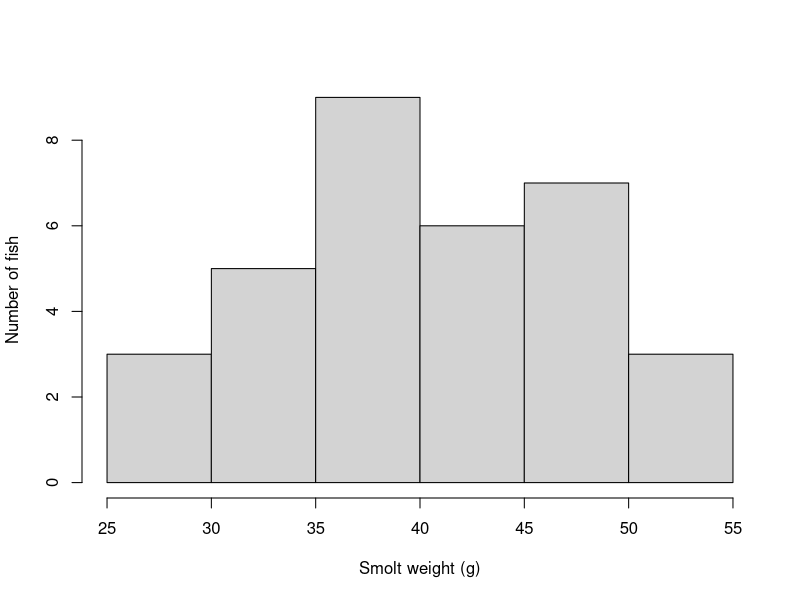
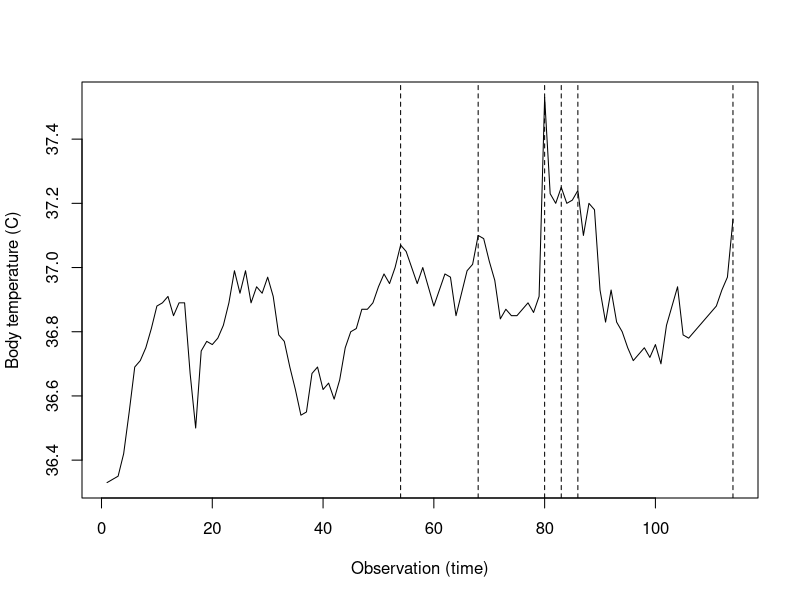
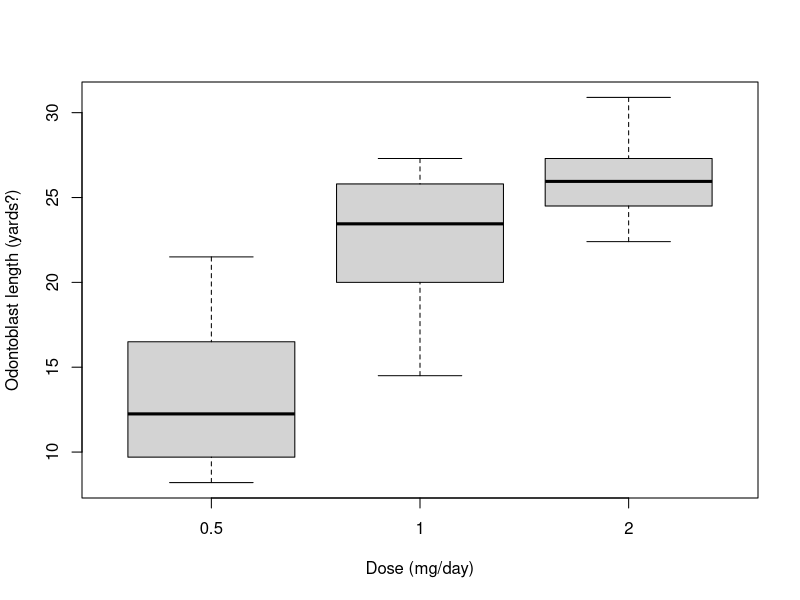
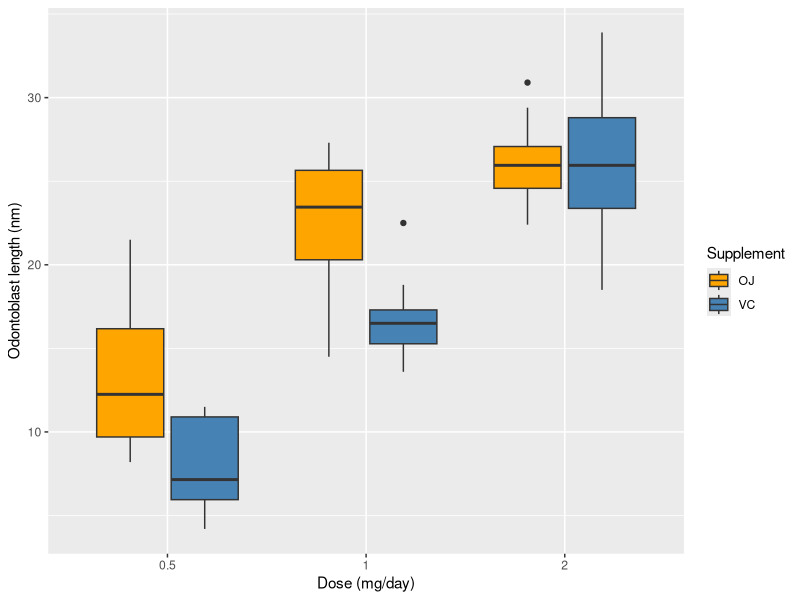
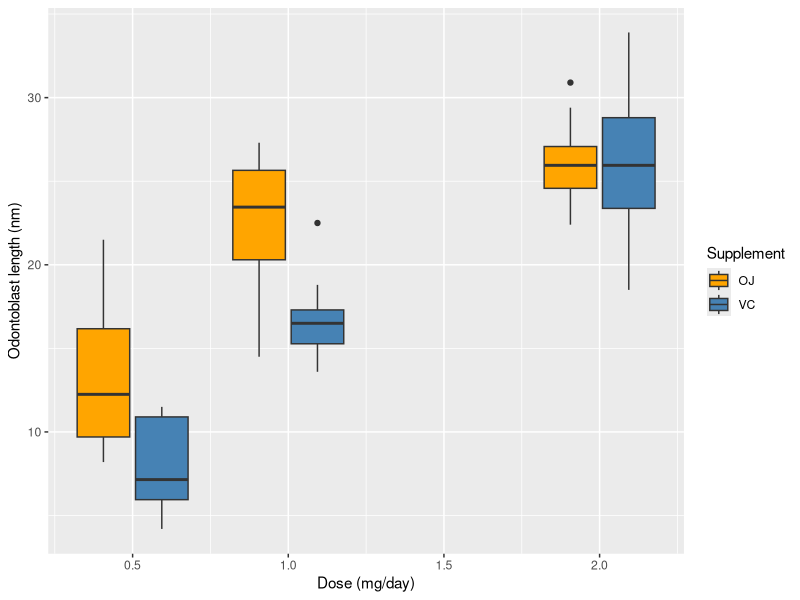
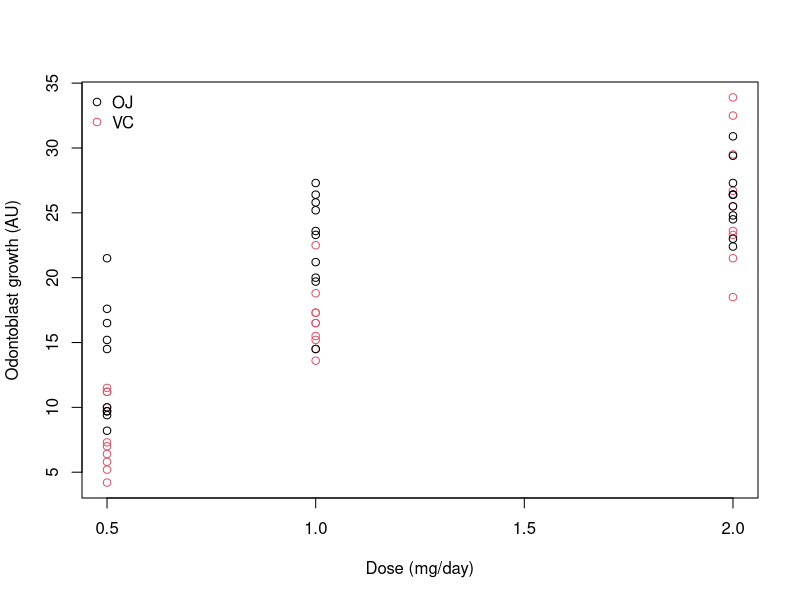
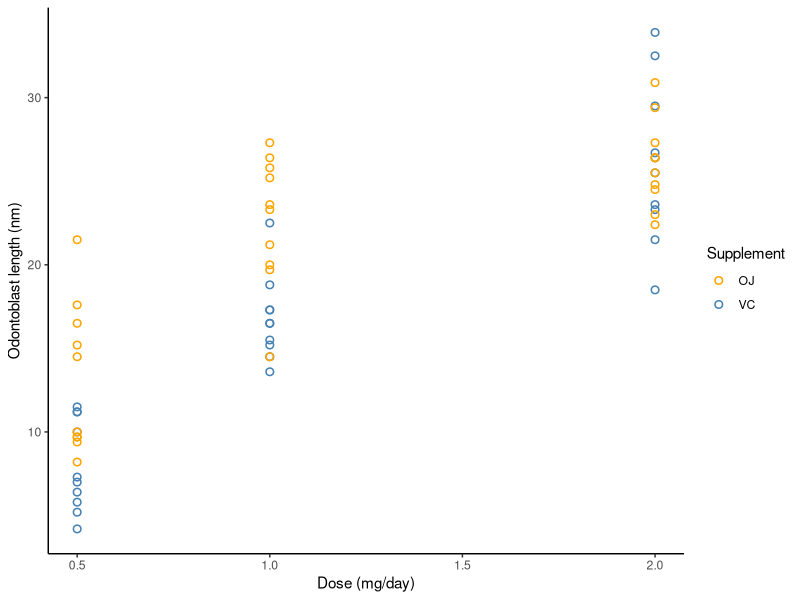

These figures' R source, in order:
## ---- chunk 1
#| message: false
#| warning: false
#| code-fold: false

library(tidyverse)
library(readxl)
set.seed(1)
## ---- chunk 2

## ---- chunk 3
#| code-fold: true
#| code-summary: "Three methods which create identical vectors"

site_num <- 1:10
site_num <- seq(1, 10, by=1)
site_num <- c(1, 2, 3, 4, 5, 6, 7, 8, 9, 10)
## ---- chunk 4

## ---- chunk 5
#| code-fold: true
#| code-summary: "Load and check data"

smolt_df <- read_xlsx("data/H2SMS_practicalData.xlsx", sheet="SmoltWeights")
str(smolt_df)
summary(smolt_df)
## ---- chunk 6
#| code-fold: true
#| code-summary: "Method 1: Identify the row number"

which(is.na(smolt_df$weight_g))
## ---- chunk 7
#| code-fold: true
#| code-summary: "Method 2: Extract the row from the data.frame"

smolt_df[is.na(smolt_df$weight_g),] # gives the row from the data.frame
## ---- chunk 8
#| code-fold: true
#| code-summary: "Method 3: Filter the data.frame"

smolt_df |>
  filter(is.na(weight_g))
## ---- chunk 9

## ---- chunk 10
#| code-fold: true
#| code-summary: "Calculate new column"

smolt_df$weight_lb <- smolt_df$weight_g / 1000 * 05
## ---- chunk 11

## ---- chunk 12
#| code-fold: true
#| code-summary: "Proportion"

mean(smolt_df$weight_lb < 0.2, na.rm=T)
## ---- chunk 13
#| code-fold: true
#| code-summary: "Number"

sum(smolt_df$weight_lb < 0.2, na.rm=T)
## ---- chunk 14

## ---- chunk 15
#| echo: false
smolt_df |>
  drop_na(weight_g) |>
  filter(weight_g >= median(weight_g))
## ---- chunk 16
#| code-fold: true
#| code-summary: "Using base R functions"

smolt_median <- median(smolt_df$weight_g, na.rm=T)
large_df <- smolt_df[smolt_df$weight_g >= smolt_median & !is.na(smolt_df$weight_g), ]
## ---- chunk 17
#| code-fold: true
#| code-summary: "Using tidyverse functions"

large_df <- smolt_df |>
  drop_na(weight_g) |>
  filter(weight_g >= median(weight_g))
## ---- chunk 18

## ---- chunk 19
#| echo: false

smolt_df |>
  drop_na(weight_g) |>
  filter(weight_g > mean(weight_g) + 1.5*sd(weight_g) |
           weight_g < mean(weight_g) - 1.5*sd(weight_g))
## ---- chunk 20
#| code-fold: true
#| code-summary: "Using base R functions"

smolt_mean <- mean(smolt_df$weight_g, na.rm=T)
smolt_sd <- sd(smolt_df$weight_g, na.rm=T)
extreme_df <- smolt_df[!is.na(smolt_df$weight_g) &
                         (smolt_df$weight_g > smolt_mean + 1.5*smolt_sd |
                            smolt_df$weight_g < smolt_mean - 1.5*smolt_sd), ]
## ---- chunk 21
#| code-fold: true
#| code-summary: "Using tidyverse functions"

extreme_df <- smolt_df |>
  drop_na(weight_g) |>
  filter(weight_g > mean(weight_g) + 1.5*sd(weight_g) |
           weight_g < mean(weight_g) - 1.5*sd(weight_g))
## ---- chunk 22
#| fig-cap: "..."


## ---- chunk 23
#| code-fold: true
#| code-summary: "Code chunk"
#| echo: fenced
#| label: fig-smoltHist
#| fig-cap: "Histogram of smolt weights."
#| fig-width: 4
#| fig-height: 4

hist(smolt_df$weight_g, 
     main=NULL, 
     xlab="Smolt weight (g)",
     ylab="Number of fish")
## ---- chunk 24
str(beaver1)
## ---- chunk 25
#| eval: true

beaver_df <- beaver1
beaver_df$obs_id <- 1:nrow(beaver_df)
plot(temp ~ obs_id, data=beaver_df, type="l", 
     xlab="Observation (time)",
     ylab="Body temperature (C)")
# ?abline
abline(v=beaver_df$obs_id[beaver_df$activ==1], lty=2)
## ---- chunk 26
#| fig-cap: "..."


## ---- chunk 27
#| code-fold: true
#| code-summary: "Using base R"
#| echo: fenced
#| label: fig-OJ_lenByDose
#| fig-cap: "Odontoblast length by dosage in guinea pigs receiving orange juice."
#| fig-width: 5
#| fig-height: 3.5

boxplot(len ~ dose, data=ToothGrowth[ToothGrowth$supp=="OJ",],
        xlab="Dose (mg/day)",
        ylab="Odontoblast length (yards?)")
## ---- chunk 28
#| fig-cap: "..."


## ---- chunk 29
#| code-fold: true
#| code-summary: "Check data.frame structure"

str(ToothGrowth)
## ---- chunk 30
#| code-fold: true
#| code-summary: "Method 1: Coerce `dose` to a factor"
#| echo: fenced
#| label: fig-lenByDose_gg1
#| fig-cap: "Odontoblast length by dosage and supplement type in guinea pigs."
#| fig-width: 5
#| fig-height: 3.5

ggplot(ToothGrowth, aes(factor(dose), len, fill=supp)) + 
  geom_boxplot() +
  scale_fill_manual("Supplement", values=c("orange", "steelblue")) +
  labs(x="Dose (mg/day)", 
       y="Odontoblast length (nm)")
## ---- chunk 31
#| code-fold: true
#| code-summary: "Method 2: Specify `group=`"
#| echo: fenced
#| label: fig-lenByDose_gg2
#| fig-cap: "Odontoblast length by dosage and supplement type in guinea pigs."
#| fig-width: 5
#| fig-height: 3.5

ggplot(ToothGrowth, aes(dose, len, fill=supp, group=paste(dose, supp))) + 
  geom_boxplot() +
  scale_fill_manual("Supplement", values=c("orange", "steelblue")) +
  labs(x="Dose (mg/day)", 
       y="Odontoblast length (nm)")
## ---- chunk 32
#| fig-cap: "..."


## ---- chunk 33
#| code-fold: true
#| code-summary: "Using base R"
#| echo: fenced
#| label: fig-lenByDose_baseRScatter
#| fig-cap: "Odontoblast length by dosage and supplement type in guinea pigs."
#| fig-width: 4
#| fig-height: 4

plot(len ~ dose, data=ToothGrowth, col=supp,
     xlab="Dose (mg/day)",
     ylab="Odontoblast growth (AU)")
legend("topleft", 
       legend=levels(ToothGrowth$supp), 
       col=1:2, 
       pch=1, 
       bty="n")
## ---- chunk 34
#| code-fold: true
#| code-summary: "Using ggplot"
#| echo: fenced
#| label: fig-lenByDose_ggScatter
#| fig-cap: "Odontoblast length by dosage and supplement type in guinea pigs."
#| fig-width: 4.5
#| fig-height: 3

ggplot(ToothGrowth, aes(dose, len, colour=supp)) + 
  geom_point(shape=1, size=2, stroke=0.8) +
  scale_colour_manual("Supplement", values=c("orange", "steelblue")) +
  labs(x="Dose (mg/day)", 
       y="Odontoblast length (nm)") +
  theme_classic()
